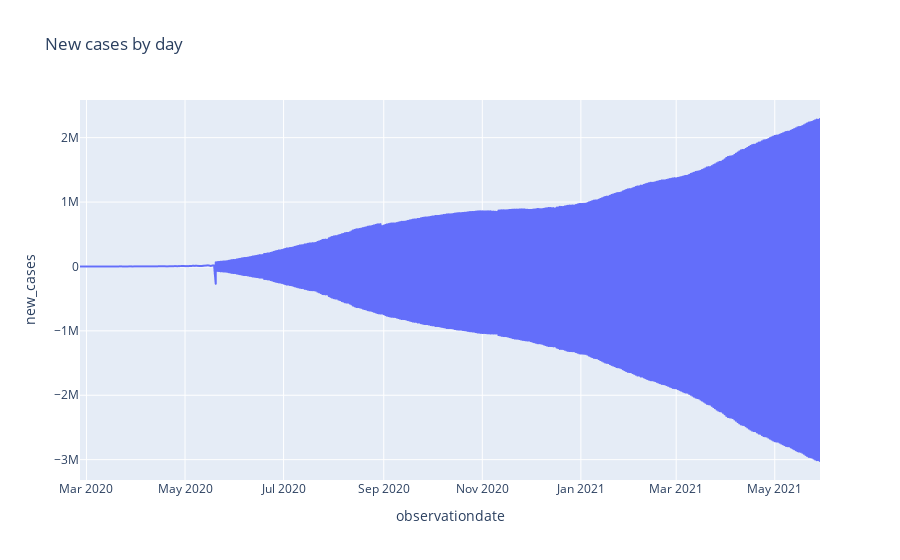

Notebook code for this chart:
### Code cell
#Visualizing
px.line(brazil, 'observationdate', 'new_cases', title = 'New cases by day')

### Figure 1 — Plotly figure (JSON) as saved in the notebook; plotly's stock layout.template omitted (floating-point values rounded to 4 significant figures; data arrays with more than 128 entries replaced by an {"elided": "..."} marker saying what was removed)
{"data": [{"hovertemplate": "observationdate=%{x}<br>new_cases=%{y}<extra></extra>", "legendgroup": "", "line": {"color": "#636efa", "dash": "solid"}, "marker": {"symbol": "circle"}, "mode": "lines", "name": "", "showlegend": false, "type": "scattergl", "x": {"elided": "10209 str values"}, "xaxis": "x", "y": {"elided": "10209 int values"}, "yaxis": "y"}], "layout": {"legend": {"tracegroupgap": 0}, "title": {"text": "New cases by day"}, "xaxis": {"anchor": "y", "domain": [0, 1], "title": {"text": "observationdate"}}, "yaxis": {"anchor": "x", "domain": [0, 1], "title": {"text": "new_cases"}}}}
